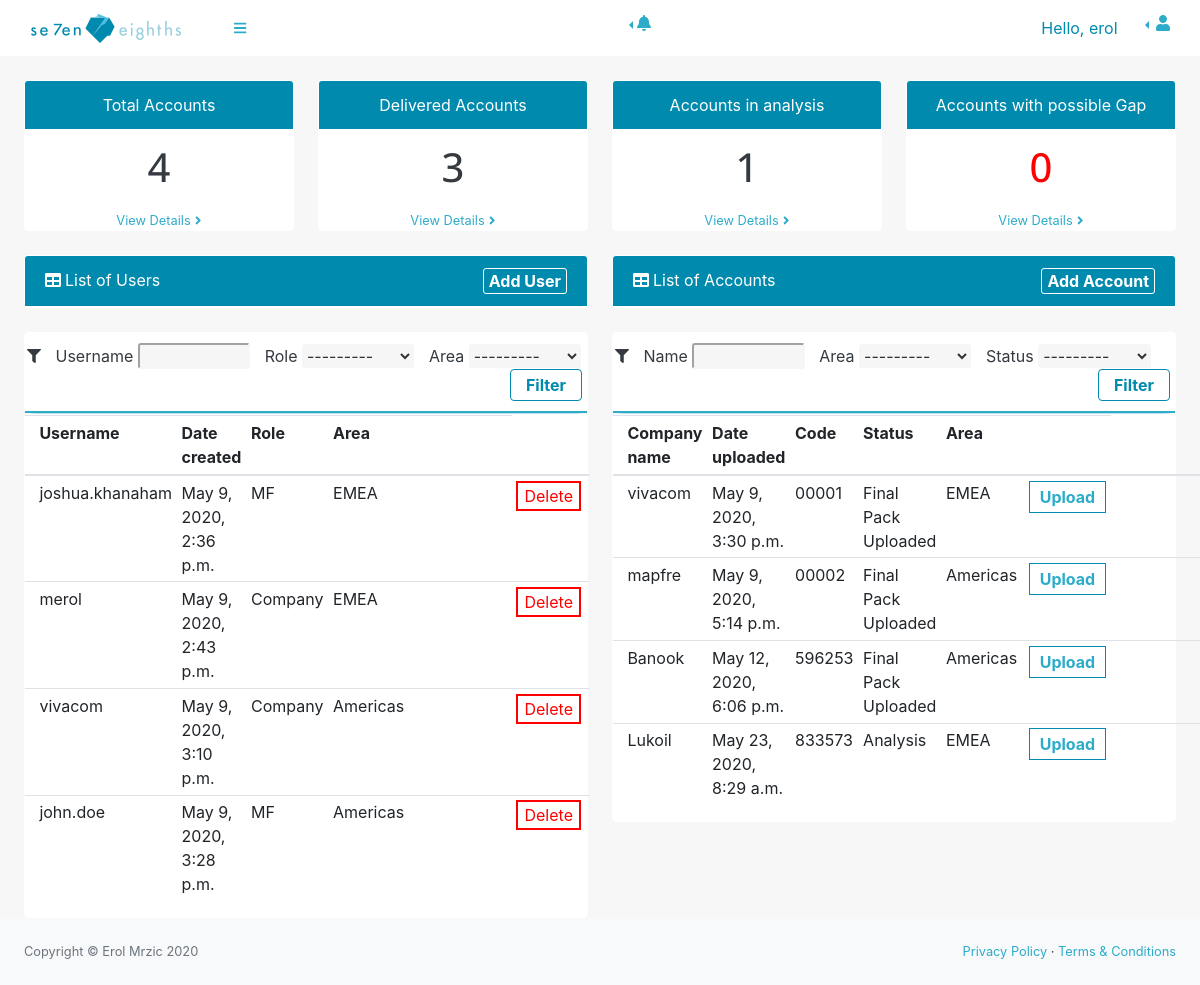
The app's page / (signed in), older data.
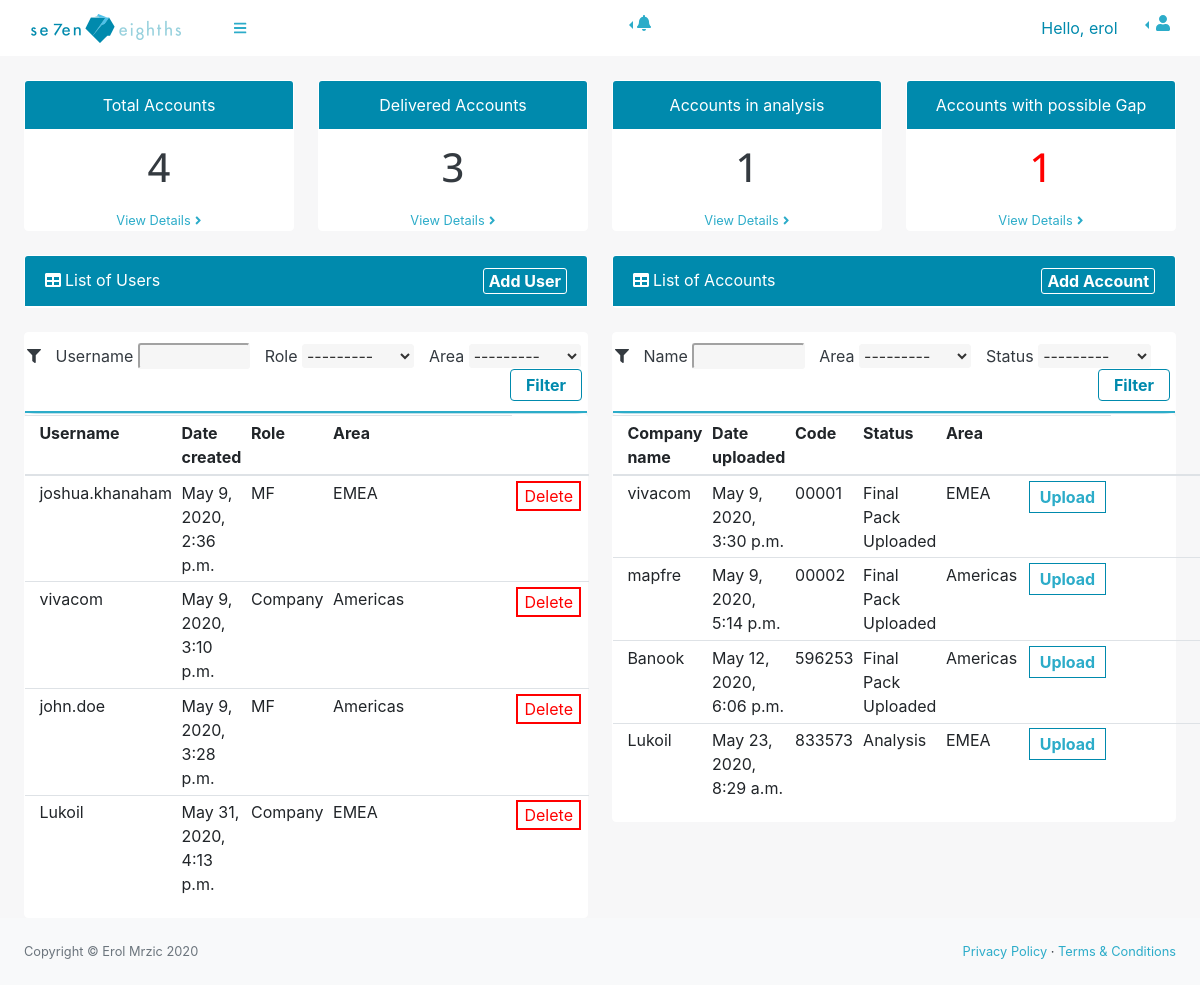
The same page, newer data.
### base/models.py (models this page shows, shortened)
class Access(models.Model):
    ROLES = (
        ('Company', 'Company'),
        ('MF', 'MF'),
    )
    AREAS = (
        ('EMEA', 'EMEA'),
        ('Americas', 'Americas'),
    )
    username = models.CharField(max_length=30, null=True)
    date = models.DateTimeField(auto_now_add=True)
    role = models.CharField(max_length=10, null=True, choices=ROLES)
    area = models.CharField(max_length=10, null=True, choices=AREAS)
    dataCollection = models.FileField(null=True, blank=True)
    filledDataCollection = models.FileField(null=True, blank=True)

class Account(models.Model):
    AREAS = (
        ('EMEA', 'EMEA'),
        ('Americas', 'Americas'),
    )
    GAP = (
        ('YES', 'YES'),
        ('NO', 'NO'),
    )
    STATUS = (
        ('Data collection sent', 'Data collection sent'),
        ('Data Received', 'Data Received'),
        ('Analysis', 'Analysis'),
        ('Final Pack Uploaded', 'Final Pack Uploaded'),
    )
    username = models.ForeignKey(
        Access, blank=True,  null=True, on_delete=models.DO_NOTHING)
    name = models.CharField(max_length=30)
    code = models.CharField(max_length=30)
    dateReceived = models.DateTimeField(auto_now_add=True)
    dateUploaded = models.DateTimeField(auto_now_add=True)
    status = models.CharField(
        max_length=30, blank=True, null=True, choices=STATUS)
    area = models.CharField(max_length=10, choices=AREAS)
    finalPack = models.FileField(null=True, blank=True)
    gap = models.CharField(max_length=30, blank=True, null=True, choices=GAP)

### base/decorators.py (the view)
    def wrapper_func(request, *args, **kwargs):
        group = None
        if request.user.groups.exists():
            group = request.user.groups.all()[0].name
        if group == 'MF':
            return redirect('listAccounts')
        if group == 'Company':
            return redirect('uploadDownload')
        if group == 'admin':
            return view_func(request, *args, **kwargs)
        else:
            return HttpResponse('You are not authorised to view this page')

### base/templatetags/groupFilter.py (called while the page is built)
@register.filter(name='has_group')
def has_group(user, group_name):
    return user.groups.filter(name=group_name).exists()

### base/views.py (called while the page is built)
@login_required(login_url='welcome')
@home_pages
def home(request):
    accounts = Account.objects.all()
    users = Access.objects.all()
    total_accounts = accounts.count()
    delivered = accounts.filter(status='Final Pack Uploaded').count()
    analysis = accounts.filter(status='Analysis').count()
    gap = accounts.filter(gap='YES').count()
    myAccessFilter = AccessFilter(request.GET, queryset=users)
    users = myAccessFilter.qs
    myAccountFilter = AccountFilter(request.POST, queryset=accounts)
    accounts = myAccountFilter.qs
    context = {'accounts': accounts, 'users': users,
               'myAccessFilter': myAccessFilter, 'myAccountFilter': myAccountFilter,
               'total_accounts': total_accounts, 'delivered': delivered, 'analysis': analysis, 'gap': gap}
    return render(request, 'base/tech/techPanel.html', context)

### base/templates/base/tech/techPanel.html (shortened to what this page needs)
{% extends 'base/tech/techSidenav.html' %} {% block content %} {%block body %}
<body class="sb-nav-fixed sb-sidenav-toggled">
  {% endblock %}
  {% load static %}
  {% load widget_tweaks %}
  <div id="layoutSidenav_content">
    <main>
      <div class="container-fluid">
        <div class="row">
          <div class="col-xl-3 col-md-6">
            <div class="card text-center mb-4">
              <div class="card-header">Total Accounts</div>
              <div class="card-footer bg-white text-center">
                <h1>{{total_accounts}}</h1>
              </div>
              <a class="card-link small" href="#">View Details
                <i class="fas fa-angle-right"></i>
              </a>
            </div>
          </div>
          <div class="col-xl-3 col-md-6">
            <div class="card text-center mb-4">
              <div class="card-header">Delivered Accounts</div>
              <div class="card-footer bg-white text-center">
                <h1>{{delivered}}</h1>
              </div>
              <a class="card-link small" href="#">View Details
                <i class="fas fa-angle-right"></i>
              </a>
            </div>
          </div>
          <div class="col-xl-3 col-md-6">
            <div class="card text-center mb-4">
              <div class="card-header">Accounts in analysis</div>
              <div class="card-footer bg-white text-center">
                <h1>{{analysis}}</h1>
              </div>
              <a class="card-link small" href="#">View Details
                <i class="fas fa-angle-right"></i>
              </a>
            </div>
          </div>
          <div class="col-xl-3 col-md-6">
            <div class="card text-center mb-4">
              <div class="card-header">Accounts with possible Gap</div>
              <div class="card-footer bg-white text-center" style="color: red;">
                <h1> {{gap}} </h1>
              </div>
              <a class="card-link small" href="#">View Details
                <i class="fas fa-angle-right"></i>
              </a>
            </div>
          </div>
        </div>
        <div class="row">
          <div class="col-xl-6">
            <div class="card mb-4">
              <div class="card-header">
                <i class="fas fa-table mr-1"></i>List of Users
                <a style="float: right; color:#fff;" href="{% url 'addUser' %}" type="button" class="addbtn">Add
                  User</a>
              </div>
            </div>
            <div class="card card-body">
              <form method="get">
                <i style="padding-left: 2px;" class="fas fa-filter"></i>
                {% for field in myAccessFilter.form %}
                <span id="nameLabel">{{field.label}}</span>
                {{field | add_class:"selection"}}
                {% endfor %}
                <button class="btn filterbtn" type="submit">Filter</button>
              </form>
            </div>
            <div class="card card-body">
              <table id="userTable" class="table table-sm">
                <tr>
                  <th></th>
                  <th>Username</th>
                  <th>Date created</th>
                  <th>Role</th>
                  <th>Area</th>
                  <th></th>
                </tr>
                <tbody>
                  {% include "base/tech/usersList.html" %}
                </tbody>
              </table>
            </div>
          </div>
          <div class="col-xl-6">
            <div class="card mb-4">
              <div class="card-header">
                <i class="fas fa-table mr-1"></i>List of Accounts
                <a style="float: right;" href="{% url 'addAccount' %}" type="button" class="addbtn">Add Account</a>
              </div>
            </div>
            <div class="card card-body filterTable">
              <form method="POST">
                <i style="padding-left: 2px;" class="fas fa-filter"></i>
                <span id="nameLabel">{{myAccountFilter.form.name.label}}</span>
                {{myAccountFilter.form.name  | add_class:"selection"}}
                <span id="nameLabel">{{myAccountFilter.form.area.label}}</span>
                {{myAccountFilter.form.area  | add_class:"selection"}}
                <span id="nameLabel">{{myAccountFilter.form.status.label}}</span>
                {{myAccountFilter.form.status  | add_class:"selection"}}
                <button class="btn filterbtn" type="submit">Filter</button>
              </form>
            </div>
            <div class="card card-body">
              <table id="accountTable" class="table table-sm">
                <tr>
                  <th></th>
                  <th>Company name</th>
                  <th>Date uploaded</th>
                  <th>Code</th>
                  <th>Status</th>
                  <th>Area</th>
                  <th></th>
                </tr>
                <tbody>
                  {% for account in accounts %}
                  <tr>
                    <td></td>
                    <td>{{account.name}}</td>
                    <td>{{account.dateUploaded}}</td>
                    <td>{{account.code}}</td>
                    <td id="status">{{account.status}}</td>
                    <td>{{account.area}}</td>
                    <td id="uploadBtn" class="hide"><a type="button" href="{% url 'finalPack' %}"
                        style="margin-left: 2px;">Upload</td>
                  </tr>
                  {% endfor %}
                </tbody>
              </table>
            </div>
          </div>
        </div>
    </main>
    <footer class="py-4 bg-light mt-auto">
      <div class="container-fluid">
        <div class="d-flex align-items-center justify-content-between small">
          <div class="text-muted">Copyright &copy; Erol Mrzic 2020</div>
          <div>
            <a href="#">Privacy Policy</a>
            &middot;
            <a href="#">Terms &amp; Conditions</a>
          </div>
        </div>
      </div>
    </footer>
  </div>
  {% endblock %}

### base/templates/base/tech/techSidenav.html (shortened to what this page needs)
{% extends 'base/base.html' %} {% block sidenav %} {% load static %}
<div id="layoutSidenav">
  {% endblock %}

### base/templates/base/base.html (shortened to what this page needs)
{% load static %}
{% load groupFilter %}
<!DOCTYPE html>
<html lang="en">
<head>
  <link href="{% static 'css/tech.css' %}" rel="stylesheet" />
  <link href="{% static 'css/styles.css' %}" rel="stylesheet" />
  <link href="{% static 'css/sidebar.css' %}" rel="stylesheet" />
  <link href="{% static 'css/overview.css' %}" rel="stylesheet" />
</head>{% block body %}{% endblock %}
  <nav class="sb-topnav navbar navbar-expand navbar-dark bg-dark">
    <a class="navbar-brand" href="{% url 'welcome'  %}">
      <img style="margin-left: 15px;" src="{% static '/images/letterLogo.png' %}">
    </a>
    <button class="btn btn-link btn-sm order-1 order-lg-0" id="sidebarToggle" href="#">
      <i class="fas fa-bars"></i>
    </button>
    {% if request.user|has_group:"admin" %}
    <ul class="navbar-nav d-md-inline-block form-inline ml-auto mr-0 mr-md-3 my-2 my-md-0">
      <li class=" nav-item dropleft">
        <a class="nav-link dropdown-toggle" id="userDropdown" href="#" role="button" data-toggle="dropdown"
          aria-haspopup="true" aria-expanded="false"><i class="fas fa-bell"></i></a>
      </li>
    </ul>
    {% endif %}
    <span class="navbar-nav d-md-inline-block form-inline ml-auto mr-0 mr-md-3 my-2 my-md-0">Hello, {{request.user}}
    </span>
    <ul class="navbar-nav d-md-inline-block">
      <li class=" nav-item dropleft">
        <a class="nav-link dropdown-toggle" id="userDropdown" href="#" role="button" data-toggle="dropdown"
          aria-haspopup="true" aria-expanded="false"><i class="fas fa-user fa-fw"></i></a>
      </li>
    </ul>
  </nav>
  {% block sidenav %}
  {% endblock %}
  {% block content %}
  {% endblock %}
  </div>
</body>
</html>

### base/templates/base/tech/usersList.html (shortened to what this page needs)
{% for user in users %}
<tr>
    <td></td>
    <td>{{user.username}}</td>
    <td>{{user.date}}</td>
    <td id="role">{{user.role}}</td>
    <td>{{user.area}}</td>
    <td>
        <button class="show-form-delete" data-url="{% url 'deleteUser' user.id %}">Delete
        </button>
    </td>
</tr>
{% endfor %}

### staticfiles/css/tech.css (style rules this page uses)
.card .addbtn { color: #fff !important; border: 1px solid #fff !important; text-decoration: none; padding: 0 5px 0 5px; border-radius: 3px 3px 3px 3px; font-weight: bold; }
.card .filterbtn { background-color: #fff; padding: 3px 15px; color: #008aad; border: 1px solid #008aad; float: right; margin-right: 5px; font-weight: bold; }
.selection { color: #333; width: 20%; height: 50%; border-color: #f6f6f6; background-color: #f6f6f6; border-radius: 3px 3px 3px 3px; }
#nameLabel { padding-inline-start: 10px !important; }
.card form { padding: 10px 0 !important; border-bottom: 2px solid #2cacc9 !important; -webkit-box-shadow: 0 10px 6px -6px rgba(0, 138, 173, 0.3); -moz-box-shadow: 0 10px 6px -6px rgba(0, 138, 173, 0.3); box-shadow: 0 10px 6px -6px rgba(0, 138, 173, 0.3); }
.table a { text-decoration: none; border: 1px solid #008aad; font-weight: bold; color: red; padding: 3px 10px; }
.show-form-delete { background-color: #fff; border: 2px solid red; color: red; float: right; margin-right: 3px; }

Row changes from the older to the newer data that the page shows:
removed Access: username "merol", date "May 9, 2020, 2:43 p.m.", role "Company", area "EMEA"
added Access: username "Lukoil", date "May 31, 2020, 4:13 p.m.", role "Company", area "EMEA"
Text that changed along with them:
{{ gap }}: "0" → "1"
